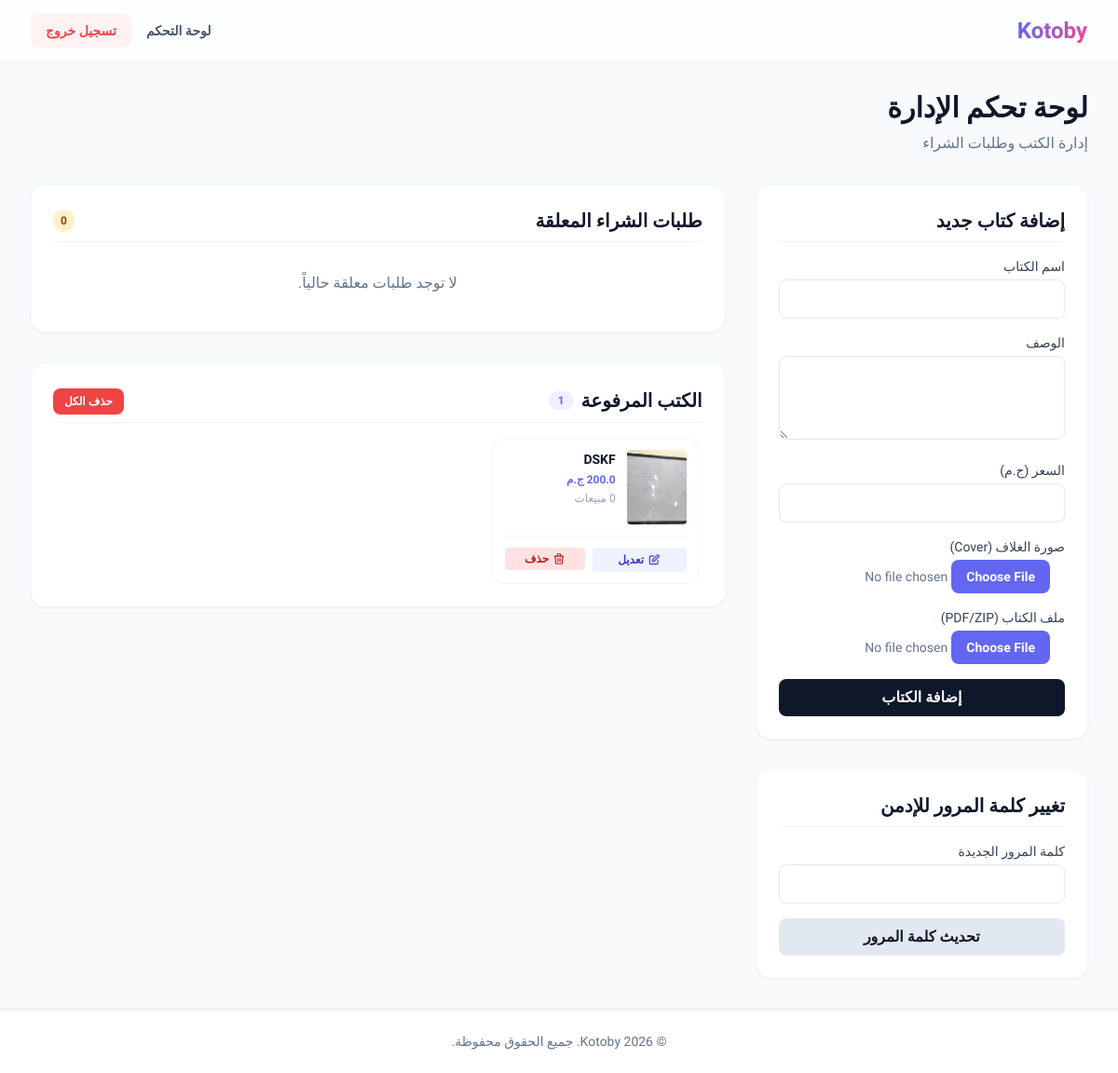
The page /admin (signed in) on the database its author committed.
### models.py (models this page shows)
class Book(db.Model):
    id = db.Column(db.Integer, primary_key=True)
    title = db.Column(db.String(150), nullable=False)
    description = db.Column(db.Text, nullable=False)
    price = db.Column(db.Float, nullable=False)
    cover_filename = db.Column(db.String(250), nullable=False)
    book_filename = db.Column(db.String(250), nullable=False)
    purchases = db.relationship('Purchase', backref='book', lazy=True)
    requests = db.relationship('PurchaseRequest', backref='book', lazy=True)

### routes.py (the view)
@main_bp.route('/admin')
@login_required
def admin_dashboard():
    if not current_user.is_admin:
        abort(403)
    pending_requests = PurchaseRequest.query.filter_by(status='Pending').all()
    books = Book.query.all()
    return render_template('admin_dashboard.html', pending_requests=pending_requests, books=books)

### app.py (called while the page is built)
@login_manager.user_loader
def load_user(user_id):
    return User.query.get(int(user_id))

### templates/admin_dashboard.html (shortened to what this page needs)
{% extends "base.html" %}
{% block content %}
<div class="mb-8">
    <h1 class="text-3xl font-bold text-dark">لوحة تحكم الإدارة</h1>
    <p class="text-slate-500 mt-2">إدارة الكتب وطلبات الشراء</p>
</div>
<div class="grid grid-cols-1 lg:grid-cols-3 gap-8">
    <div class="lg:col-span-1 space-y-8">
        <div class="bg-white p-6 rounded-2xl shadow-sm border border-slate-100">
            <h3 class="text-xl font-bold text-dark mb-4 border-b border-slate-100 pb-2">إضافة كتاب جديد</h3>
            <form action="{{ url_for('main.admin_add_book') }}" method="POST" enctype="multipart/form-data" class="space-y-4">
                <div>
                    <label class="block text-sm font-medium text-slate-700 mb-1">اسم الكتاب</label>
                    <input type="text" name="title" required class="w-full px-3 py-2 border border-slate-200 rounded-lg focus:ring-primary focus:border-primary outline-none">
                </div>
                <div>
                    <label class="block text-sm font-medium text-slate-700 mb-1">الوصف</label>
                    <textarea name="description" rows="3" required class="w-full px-3 py-2 border border-slate-200 rounded-lg focus:ring-primary focus:border-primary outline-none"></textarea>
                </div>
                <div>
                    <label class="block text-sm font-medium text-slate-700 mb-1">السعر (ج.م)</label>
                    <input type="number" step="0.01" name="price" required class="w-full px-3 py-2 border border-slate-200 rounded-lg focus:ring-primary focus:border-primary outline-none">
                </div>
                <div>
                    <label class="block text-sm font-medium text-slate-700 mb-1">صورة الغلاف (Cover)</label>
                    <input type="file" name="cover" accept="image/*" required class="w-full text-sm text-slate-500 file:mr-4 file:py-2 file:px-4 file:rounded-lg file:border-0 file:text-sm file:font-semibold file:bg-primary file:text-white hover:file:bg-indigo-600">
                </div>
                <div>
                    <label class="block text-sm font-medium text-slate-700 mb-1">ملف الكتاب (PDF/ZIP)</label>
                    <input type="file" name="book_file" required class="w-full text-sm text-slate-500 file:mr-4 file:py-2 file:px-4 file:rounded-lg file:border-0 file:text-sm file:font-semibold file:bg-primary file:text-white hover:file:bg-indigo-600">
                </div>
                <button type="submit" class="w-full py-2 bg-dark text-white font-semibold rounded-lg hover:bg-slate-800 transition">إضافة الكتاب</button>
            </form>
        </div>
        <div class="bg-white p-6 rounded-2xl shadow-sm border border-slate-100">
            <h3 class="text-xl font-bold text-dark mb-4 border-b border-slate-100 pb-2">تغيير كلمة المرور للإدمن</h3>
            <form action="{{ url_for('main.admin_change_password') }}" method="POST" class="space-y-4">
                <div>
                    <label class="block text-sm font-medium text-slate-700 mb-1">كلمة المرور الجديدة</label>
                    <input type="password" name="new_password" required class="w-full px-3 py-2 border border-slate-200 rounded-lg focus:ring-primary focus:border-primary outline-none">
                </div>
                <button type="submit" class="w-full py-2 bg-slate-200 text-dark font-semibold rounded-lg hover:bg-slate-300 transition">تحديث كلمة المرور</button>
            </form>
        </div>
    </div>
    <div class="lg:col-span-2 space-y-8">
        <div class="bg-white p-6 rounded-2xl shadow-sm border border-slate-100">
            <h3 class="text-xl font-bold text-dark mb-4 border-b border-slate-100 pb-2 flex items-center justify-between">
                طلبات الشراء المعلقة
                <span class="bg-amber-100 text-amber-800 text-xs font-bold px-2 py-1 rounded-full">{{ pending_requests|length }}</span>
            </h3>
            {% if pending_requests %}
            <div class="overflow-x-auto">
                <table class="w-full text-right">
                    <thead>
                        <tr class="text-slate-500 text-sm border-b border-slate-100">
                            <th class="pb-3 font-medium">المستخدم (الإيميل)</th>
                            <th class="pb-3 font-medium">الكتاب</th>
                            <th class="pb-3 font-medium">الإيصال</th>
                            <th class="pb-3 font-medium">الإجراء</th>
                        </tr>
                    </thead>
                    <tbody class="divide-y divide-slate-100 text-sm">
                        {% for req in pending_requests %}
                        <tr class="hover:bg-slate-50 transition">
                            <td class="py-4">{{ req.user.email }}</td>
                            <td class="py-4 font-semibold text-primary">{{ req.book.title }}</td>
                            <td class="py-4">
                                <a href="{{ url_for('main.view_receipt', filename=req.receipt_filename) }}" target="_blank" class="text-blue-500 hover:underline inline-flex items-center">
                                    عرض الإيصال
                                    <svg class="w-4 h-4 mr-1" fill="none" stroke="currentColor" viewBox="0 0 24 24"><path stroke-linecap="round" stroke-linejoin="round" stroke-width="2" d="M10 6H6a2 2 0 00-2 2v10a2 2 0 002 2h10a2 2 0 002-2v-4M14 4h6m0 0v6m0-6L10 14"></path></svg>
                                </a>
                            </td>
                            <td class="py-4 space-x-2 space-x-reverse">
                                <form method="POST" action="{{ url_for('main.admin_approve', req_id=req.id) }}" class="inline">
                                    <input type="hidden" name="csrf_token" value="{{ csrf_token() }}">
                                    <button type="submit" class="inline-block px-3 py-1 bg-green-100 text-green-700 font-semibold rounded hover:bg-green-200 transition">موافقة</button>
                                </form>
                                <form method="POST" action="{{ url_for('main.admin_reject', req_id=req.id) }}" class="inline">
                                    <input type="hidden" name="csrf_token" value="{{ csrf_token() }}">
                                    <button type="submit" class="inline-block px-3 py-1 bg-red-100 text-red-700 font-semibold rounded hover:bg-red-200 transition">رفض</button>
                                </form>
                            </td>
                        </tr>
                        {% endfor %}
                    </tbody>
                </table>
            </div>
            {% else %}
            <p class="text-slate-500 text-center py-4">لا توجد طلبات معلقة حالياً.</p>
            {% endif %}
        </div>
        <div class="bg-white p-6 rounded-2xl shadow-sm border border-slate-100">
            <h3 class="text-xl font-bold text-dark mb-4 border-b border-slate-100 pb-2 flex items-center justify-between">
                <span class="flex items-center gap-2">
                    الكتب المرفوعة
                    {% if books %}<span class="bg-primary/10 text-primary text-xs font-bold px-2.5 py-0.5 rounded-full">{{ books|length }}</span>{% endif %}
                </span>
                {% if books %}
                <form method="POST" action="{{ url_for('main.admin_delete_all_books') }}" onsubmit="return confirm('هل أنت متأكد من حذف جميع الكتب؟ هذا الإجراء سيقوم بحذف كافة الكتب وكل المشتريات والطلبات المرتبطة بها نهائياً!');" class="inline">
                    <button type="submit" class="px-3 py-1.5 bg-red-500 text-white text-xs font-semibold rounded-lg hover:bg-red-600 transition shadow-sm hover:shadow shadow-red-500/20">
                        حذف الكل
                    </button>
                </form>
                {% endif %}
            </h3>
            {% if books %}
            <div class="max-h-[600px] overflow-y-auto pr-1">
                <div class="grid grid-cols-1 sm:grid-cols-2 md:grid-cols-3 gap-4">
                    {% for book in books %}
                    <div class="border border-slate-100 rounded-xl p-3 flex flex-col bg-white">
                        <div class="flex items-start space-x-3 space-x-reverse">
                            <img src="{{ url_for('static', filename='uploads/covers/' ~ book.cover_filename) }}" class="w-16 h-20 object-cover rounded shadow-sm">
                            <div>
                                <h4 class="font-bold text-dark text-sm line-clamp-1">{{ book.title }}</h4>
                                <p class="text-primary font-semibold text-xs mt-1">{{ book.price }} ج.م</p>
                                <p class="text-slate-400 text-xs mt-1">{{ book.purchases|length }} مبيعات</p>
                            </div>
                        </div>
                        <div class="mt-3 pt-3 border-t border-slate-100 flex gap-2">
                            <a href="{{ url_for('main.admin_edit_book', book_id=book.id) }}"
                               class="flex-1 px-2 py-1 bg-indigo-50 text-indigo-700 text-xs font-semibold rounded hover:bg-indigo-100 transition inline-flex items-center justify-center gap-1">
                                <svg class="w-3.5 h-3.5" fill="none" stroke="currentColor" viewBox="0 0 24 24"><path stroke-linecap="round" stroke-linejoin="round" stroke-width="2" d="M11 5H6a2 2 0 00-2 2v11a2 2 0 002 2h11a2 2 0 002-2v-5m-1.414-9.414a2 2 0 112.828 2.828L11.828 15H9v-2.828l8.586-8.586z"/></svg>
                                تعديل
                            </a>
                            <form method="POST" action="{{ url_for('main.admin_delete_book', book_id=book.id) }}" onsubmit="return confirm('هل أنت متأكد من حذف هذا الكتاب؟ سيتم حذف جميع الطلبات والمشتريات المرتبطة به أيضاً.');" class="flex-1">
                                <button type="submit" class="w-full px-2 py-1 bg-red-100 text-red-700 text-xs font-semibold rounded hover:bg-red-200 transition inline-flex items-center justify-center gap-1">
                                    <svg class="w-3.5 h-3.5" fill="none" stroke="currentColor" viewBox="0 0 24 24"><path stroke-linecap="round" stroke-linejoin="round" stroke-width="2" d="M19 7l-.867 12.142A2 2 0 0116.138 21H7.862a2 2 0 01-1.995-1.858L5 7m5 4v6m4-6v6m1-10V4a1 1 0 00-1-1h-4a1 1 0 00-1 1v3M4 7h16"/></svg>
                                    حذف
                                </button>
                            </form>
                        </div>
                    </div>
                    {% endfor %}
                </div>
            </div>
            {% else %}
            <p class="text-slate-500 text-center py-4">لم يتم رفع أي كتب بعد.</p>
            {% endif %}
        </div>
    </div>
</div>
{% endblock %}

### templates/base.html (style rules this page uses)
body { font-family: 'Cairo', sans-serif; background-color: #f8fafc; }

### rows shown on the page
Book: cover_filename (picture), title "DSKF", price "200.0"

### other values the page prints
{{ pending_requests|length }} "0"
{{ books|length }} "1"
